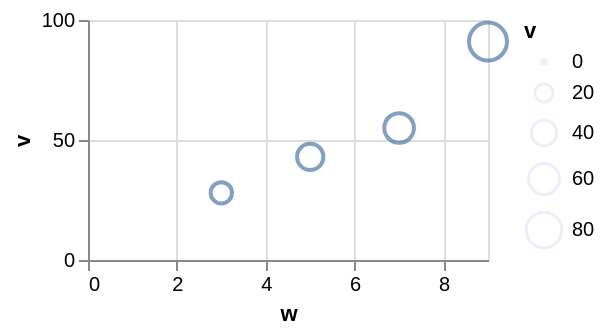

The Vega-Lite source for this figure:
### Vega-Lite specification from a JSON file in a GitHub repository (floating-point values rounded to 4 significant figures)
{"$schema": "https://vega.github.io/schema/vega-lite/v6.json", "width": 200, "height": 120, "data": {"values": [{"c": "alpha", "v": 28, "w": 3, "t": "2024-01-07"}, {"c": "beta", "v": 55, "w": 7, "t": "2024-03-19"}, {"c": "gamma", "v": 43, "w": 5, "t": "2024-06-02"}, {"c": "delta", "v": 91, "w": 9, "t": "2024-09-11"}]}, "mark": "point", "encoding": {"x": {"field": "w", "type": "quantitative"}, "y": {"field": "v", "type": "quantitative"}, "size": {"field": "v", "type": "quantitative", "legend": {"symbolStrokeColor": "lavender"}}}}
